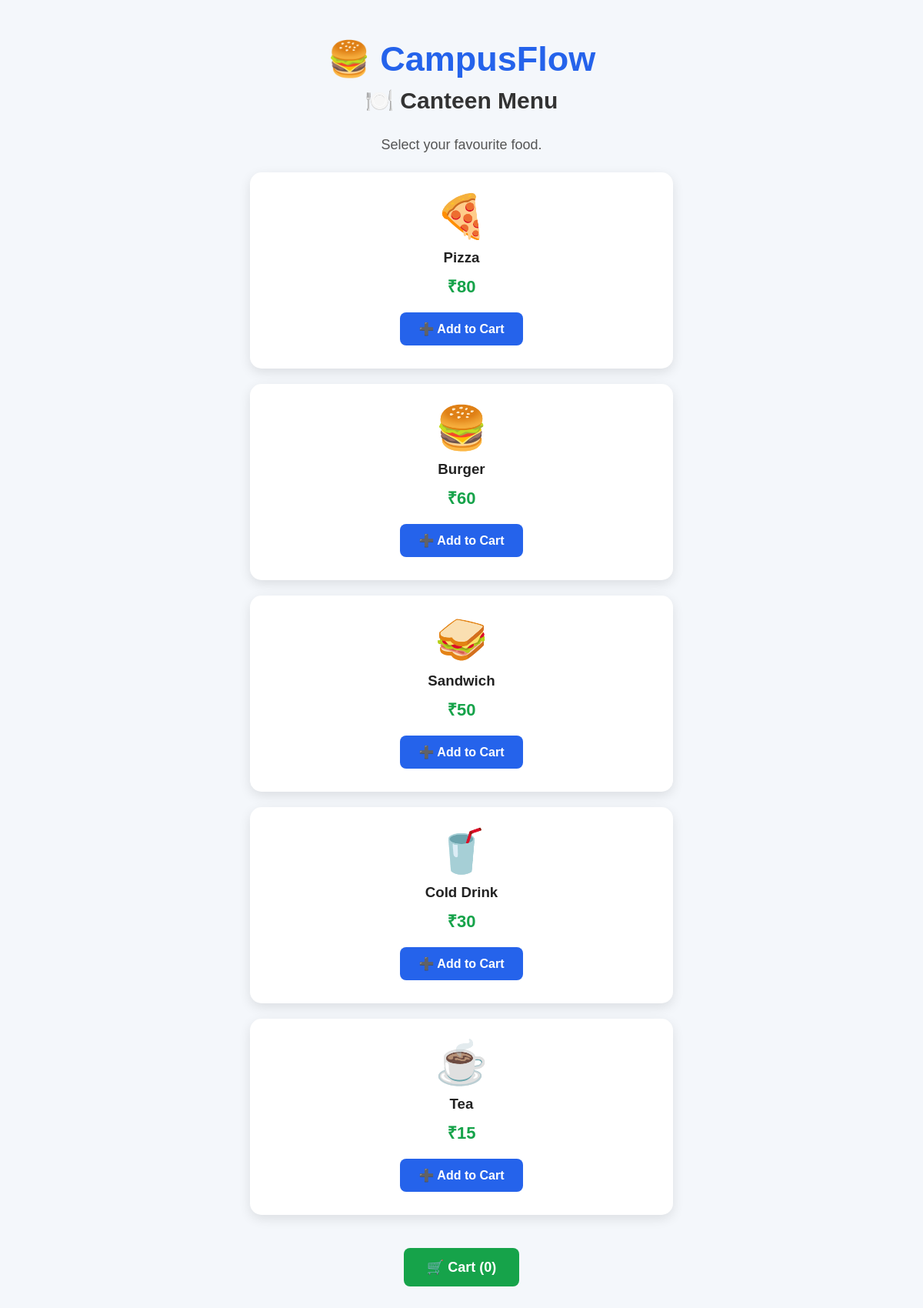
The page /menu on the database its author committed.
### tables this page shows
CREATE TABLE menu_items (
            id INTEGER PRIMARY KEY AUTOINCREMENT,
            item TEXT UNIQUE NOT NULL,
            price INTEGER NOT NULL,
            available INTEGER NOT NULL DEFAULT 1
        );

### app.py (the view)
@app.route("/menu")
def menu():
    menu_items = get_menu_items()
    cart = session.get(
        "cart",
        {}
    )
    cart_count = sum(
        cart.values()
    )
    return render_template(
        "menu.html",
        menu_items=menu_items,
        cart_count=cart_count
    )

### app.py (called while the page is built)
def get_db():
    conn = sqlite3.connect("campusflow.db")
    conn.row_factory = sqlite3.Row
    return conn

def get_menu_items():
    conn = get_db()
    items = conn.execute(
        """
        SELECT *
        FROM menu_items
        ORDER BY id
        """
    ).fetchall()
    conn.close()
    return items

### templates/menu.html (shortened to what this page needs)
<!DOCTYPE html>
<html lang="en">
<head>
    <link rel="stylesheet"
          href="{{ url_for('static', filename='style.css') }}">
</head>
<body>
<div class="container">
    <h1>🍔 CampusFlow</h1>
    <h2>🍽️ Canteen Menu</h2>
    <p>Select your favourite food.</p>
    {% for menu_item in menu_items %}
    <div class="menu-item">
        {% if menu_item["item"] == "Pizza" %}
            <div class="food-icon">🍕</div>
        {% elif menu_item["item"] == "Burger" %}
            <div class="food-icon">🍔</div>
        {% elif menu_item["item"] == "Sandwich" %}
            <div class="food-icon">🥪</div>
        {% elif menu_item["item"] == "Cold Drink" %}
            <div class="food-icon">🥤</div>
        {% elif menu_item["item"] == "Tea" %}
            <div class="food-icon">☕</div>
        {% endif %}
        <h3>{{ menu_item["item"] }}</h3>
        <p class="price">
            ₹{{ menu_item["price"] }}
        </p>
        {% if menu_item["available"] == 1 %}
            {% if menu_item["item"] in cart %}
                <div class="quantity-box">
                    <a href="{{ url_for('decrease', item=menu_item['item']) }}">
                        <button class="quantity-button">➖</button>
                    </a>
                    <span class="quantity">
                        {{ cart[menu_item["item"]] }}
                    </span>
                    <a href="{{ url_for('add_to_cart', item=menu_item['item']) }}">
                        <button class="quantity-button">➕</button>
                    </a>
                </div>
                <p class="added-text">
                    ✅ {{ cart[menu_item["item"]] }} added to cart
                </p>
            {% else %}
                <a href="{{ url_for('add_to_cart', item=menu_item['item']) }}">
                    <button>➕ Add to Cart</button>
                </a>
            {% endif %}
        {% else %}
            <p style="color: red; font-weight: bold;">
                ❌ Currently Not Available
            </p>
        {% endif %}
    </div>
    {% endfor %}
    <br>
    <a href="{{ url_for('cart') }}">
    <button class="cart-button">
        🛒 Cart ({{ cart_count }})
    </button>
</a>
</div>
</body>
</html>

### static/style.css (style rules this page uses)
* { margin: 0; padding: 0; box-sizing: border-box; }
body { font-family: Arial, sans-serif; background: #f4f7fb; color: #222; }
.container { width: 90%; max-width: 900px; margin: 50px auto; text-align: center; }
h1 { font-size: 45px; color: #2563eb; margin-bottom: 10px; }
h2 { font-size: 30px; color: #333; margin-bottom: 30px; }
h3 { margin-bottom: 10px; }
p { font-size: 18px; color: #555; margin-bottom: 15px; }
.menu-item { background: white; padding: 25px; margin: 20px auto; max-width: 550px; border-radius: 15px; box-shadow: 0 5px 15px rgba(0, 0, 0, 0.10); transition: transform 0.2s ease; }
button { background: #2563eb; color: white; border: none; padding: 12px 25px; font-size: 16px; font-weight: bold; border-radius: 8px; cursor: pointer; margin: 5px; }
a { text-decoration: none; }
.container > p { margin-bottom: 25px; }
.food-icon { font-size: 55px; margin-bottom: 10px; }
.price { font-size: 22px; font-weight: bold; color: #16a34a; }
.cart-button { background: #16a34a; font-size: 18px; padding: 14px 30px; }

### rows shown on the page
menu_items: item "Pizza", price "80"
menu_items: item "Burger", price "60"
menu_items: item "Sandwich", price "50"
menu_items: item "Cold Drink", price "30"
menu_items: item "Tea", price "15"

### other values the page prints
{{ cart_count }} "0"
